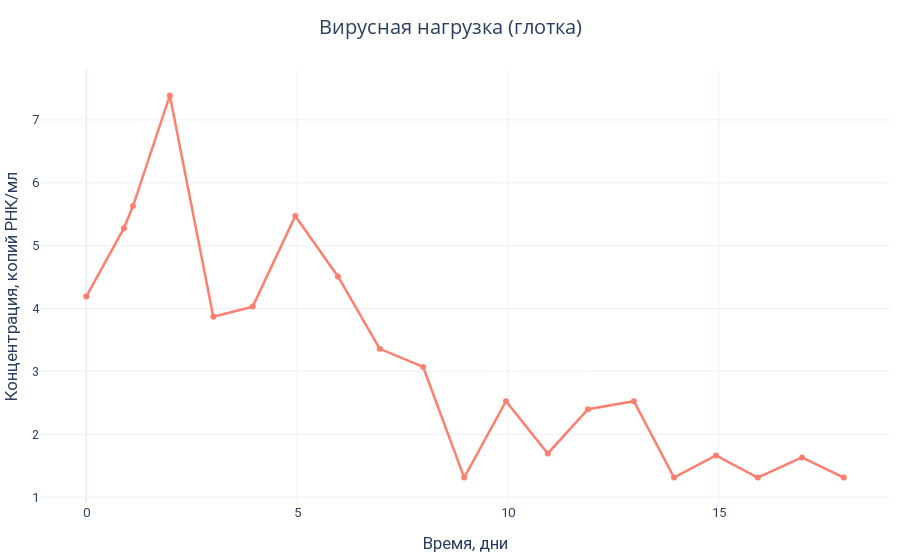

Notebook source saved alongside this figure:
### Code cell


### Figure 1 — Plotly figure (JSON) as saved in the notebook; plotly's stock layout.template omitted (floating-point values rounded to 4 significant figures)
{"data": [{"hovertemplate": "<b>Время, дни:</b> %{x} <br><b>Концентрация, копий РНК/мл:</b> %{y}<extra></extra>", "line": {"color": "#fd7f6f", "width": 2.5}, "mode": "markers+lines", "name": "Вирусная нагрузка (глотка)", "type": "scatter", "x": [0, 0.894, 1.108, 1.983, 3.013, 3.947, 4.958, 5.969, 6.961, 7.991, 8.963, 9.955, 10.95, 11.9, 12.99, 13.94, 14.93, 15.93, 16.98, 17.97], "y": [4.19, 5.278, 5.63, 7.39, 3.87, 4.03, 5.47, 4.51, 3.358, 3.07, 1.31, 2.526, 1.694, 2.398, 2.526, 1.31, 1.662, 1.31, 1.63, 1.31]}], "layout": {"hoverlabel": {"bgcolor": "white", "font": {"size": 14}}, "hovermode": "closest", "legend": {"orientation": "h", "x": 0, "xanchor": "left", "y": 1, "yanchor": "bottom"}, "margin": {"b": 10, "l": 10, "r": 10, "t": 70}, "title": {"font": {"size": 20}, "text": "Вирусная нагрузка (глотка)", "x": 0.5, "y": 0.965}, "xaxis": {"showspikes": true, "tickangle": 0, "tickfont": {"family": "Roboto", "size": 13}, "title": {"font": {"family": "Roboto", "size": 17}, "standoff": 18, "text": "Время, дни"}}, "yaxis": {"showspikes": true, "tickangle": 0, "tickfont": {"family": "Roboto", "size": 13}, "title": {"font": {"family": "Roboto", "size": 17}, "standoff": 10, "text": "Концентрация, копий РНК/мл"}}}}
